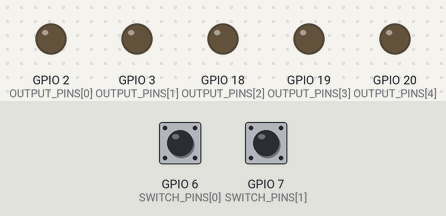
A program run on a simulated ESP32-C6. Parts: output pins drawn as LEDs (lit = HIGH). Inputs (shaded band) come from the test bench; at power-on: GPIO 6 (SWITCH_PINS[0]) HIGH, GPIO 7 (SWITCH_PINS[1]) HIGH. WiFi joins after 1.5 s; servers stay silent unless stated; what the program prints to the serial monitor is not drawn.

Above: at 2.8 s.
2.9 s: GPIO 6 (SWITCH_PINS[0]) pulled LOW for 0.15 s
At 3.8 s:
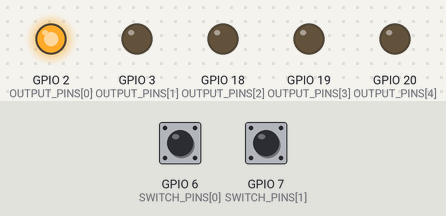
4.5 s: GPIO 7 (SWITCH_PINS[1]) pulled LOW for 0.15 s
At 5.1 s:
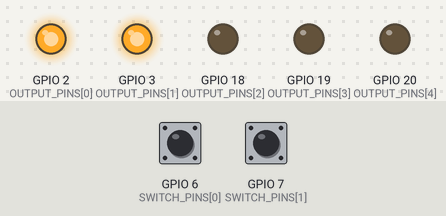
6.1 s: GPIO 6 (SWITCH_PINS[0]) pulled LOW for 1 s
At 6.5 s:
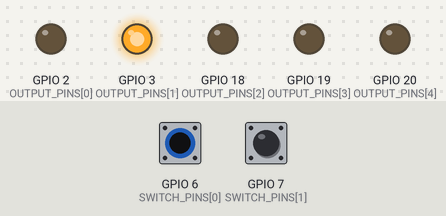
11.6 s: GPIO 6 (SWITCH_PINS[0]) pulled LOW for 3.2 s
At 12.1 s:
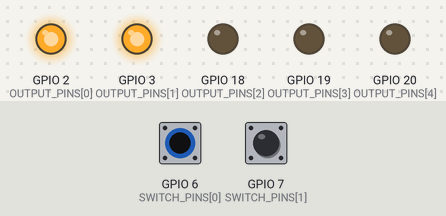
Timing chart, 0 to 14.6 s (numbered marks = the images above; inputs shaded):
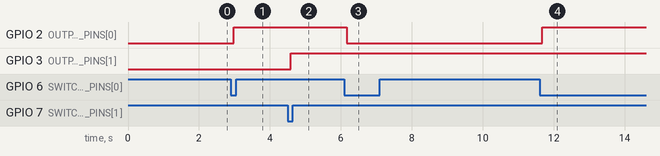

Measured:
- after the input at 2.9 s, GPIO 2 (OUTPUT_PINS[0]): LOW → HIGH after 0.09 s
- after the input at 4.5 s, GPIO 3 (OUTPUT_PINS[1]): LOW → HIGH after 0.09 s
- after the input at 6.1 s, GPIO 2 (OUTPUT_PINS[0]): HIGH → LOW after 0.06 s
- after the input at 11.6 s, GPIO 2 (OUTPUT_PINS[0]): LOW → HIGH after 0.07 s

The program:

main.cpp
```cpp
#include <WiFi.h>
#include <WebServer.h>
#include "esp_wifi.h"
#include "esp_sleep.h"

// CONFIG :
#define DEEP_SLEEP_DURATION_NO_WIFI 10
#define DEEP_SLEEP_DURATION 10

#define CONNECTION_TIMEOUT 5

const char *ssid = ""; // Your WiFi ssid (name)
const char *password = ""; // Your WiFi passowrd

IPAddress local_IP(192, 168, 0, 31); // Board ip address
IPAddress gateway(192, 168, 0, 1); // Gateway
IPAddress subnet(255, 255, 255, 0); // Mask
IPAddress primaryDNS(1, 1, 1, 1); // Primary DNS
IPAddress secondaryDNS(1, 0, 0, 1); // Secondary DNS

WebServer server(80); // HTTP server port, default 80

const int PIN_COUNT = 5; // Amount of output pins

// {0, 1, 2, 3, 18, 19, 20} ESP8684 usable pin numbers, use as many as you need. Other boards might have other usable pins
const int OUTPUT_PINS[PIN_COUNT] = {2, 3, 18, 19, 20}; // Gpio numbers used as output, their amount must be equal to `PIN_COUNT`
bool OUTPUT_STATUS[PIN_COUNT] = {false, false, false, false, false}; // Default output pins status, amount must be equal to `PIN_COUNT`

const int SWITCH_COUNT = 2; // Amount of physical buttons
const int SWITCH_PINS[SWITCH_COUNT] = {6, 7}; // Switch pins - ORDER MATTERS - FIRST SWITCH = FIRST OUTPUT_PIN

const int CONFIRM_THRESHOLD = 3; // Amount of button checks before activation - every check happens every 25ms - In case of error like when the high voltage wires induce switch wires.

// END of config


unsigned long lastActivitySwitch[SWITCH_COUNT] = {0};
int switchConfirmCount[SWITCH_COUNT] = {0};

unsigned long lastWifiCheck = 0;
unsigned long lastSwitchCheck = 0;

String get_json() {
  String json = "{";
    json += "\"status\": {";
    for (int i = 0; i < PIN_COUNT; i++) {
      json += "\"" + String(OUTPUT_PINS[i]) + "\": \"" + String(OUTPUT_STATUS[i]) + "\"";
      if (i != PIN_COUNT -1) {
        json += ",";
      }
    }
    json += "},";
    json += "\"uptime\": " + String(millis()) + "";
    json += "}";
    return json;
}

// ===== handlers =====
void handleRoot() {

    String json = get_json();
    server.send(200, "application/json", json);
    Serial.println("ask");
}

void handleLamp() {

  if (!server.hasArg("state") || !server.hasArg("number")) {
    server.send(400, "text/plain", "Bad request.");
    return;
  }

  String state = server.arg("state");
  int pin_number = server.arg("number").toInt();


  Serial.println("changing" + String(OUTPUT_PINS[pin_number]));

  if (state == "on") {
    digitalWrite(OUTPUT_PINS[pin_number], HIGH);
    OUTPUT_STATUS[pin_number] = true;
    String json = get_json();
    server.send(200, "application/json", json);
  }
  else if (state == "off") {
    digitalWrite(OUTPUT_PINS[pin_number], LOW);
    OUTPUT_STATUS[pin_number] = false;
    String json = get_json();
    server.send(200, "application/json", json);
  }
  else {
    server.send(400, "text/plain", "Nieznany stan");
  }
}


void setup()
{

  for (int pin_number: OUTPUT_PINS) {
    pinMode(pin_number, OUTPUT);
  }
  for (int pin_number: SWITCH_PINS) {
    pinMode(pin_number, INPUT_PULLUP);
  }
  Serial.begin(115200);
  delay(50);

  if (!WiFi.config(local_IP, gateway, subnet, primaryDNS, secondaryDNS)) {
    Serial.println("Błąd konfiguracji IP");
  }

  WiFi.mode(WIFI_STA); // Optional
  WiFi.begin(ssid, password);
  Serial.println("\nConnecting");

  // Wait for connection to establish before checking status
  unsigned long startAttemptTime = millis();
  while (WiFi.status() != WL_CONNECTED && millis() - startAttemptTime < CONNECTION_TIMEOUT * 1000) {
    delay(100);
    Serial.print(".");
  }

  if (WiFi.status() == WL_CONNECTED) {
    Serial.println(WiFi.localIP());
  }

  delay(100);
  server.enableCORS(true);

  server.on("/", handleRoot);
  server.on("/lamp", handleLamp);

  server.begin();
}

void switch_check() {
  for (int i = 0; i < SWITCH_COUNT; i++) {
    if (digitalRead(SWITCH_PINS[i]) == LOW) {
      switchConfirmCount[i]++;
      if (switchConfirmCount[i] == CONFIRM_THRESHOLD && (millis() - lastActivitySwitch[i] > 500)) {
        lastActivitySwitch[i] = millis();
        if (OUTPUT_STATUS[i]) {
          digitalWrite(OUTPUT_PINS[i], LOW);
        } else {
          digitalWrite(OUTPUT_PINS[i], HIGH);
        }
        OUTPUT_STATUS[i] = !OUTPUT_STATUS[i];
        Serial.println("Changed by button");
      }
    } else {
      switchConfirmCount[i] = 0;
    }
  }
}

void loop()
{

  if (millis() - lastWifiCheck >= 5000) {
    lastWifiCheck = millis();
    if (WiFi.status() != WL_CONNECTED) {
      Serial.println("WiFi lost, reconnecting...");
      WiFi.disconnect();
      WiFi.begin(ssid, password);

      if (WiFi.status() == WL_CONNECTED) {
        Serial.println("\nReconnected!");
        Serial.println(WiFi.localIP());
      }
    }
  }

  if (millis() - lastSwitchCheck >= 25) {
    lastSwitchCheck = millis();
    switch_check();
  }
  server.handleClient();

  delay(30);
}
```
